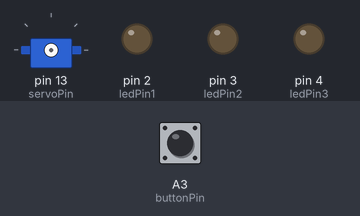
This sketch was run on a simulated Arduino Uno, built with avr-gcc and run on an emulated ATmega328P. Shown: servo, output pins drawn as LEDs (lit = HIGH). The test bench sets the inputs (shaded band); at power-on: A3 (buttonPin) LOW.

Above: at 1.2 s.
1.3 s: A3 (buttonPin) pulled HIGH for 0.15 s
At 2.6 s:
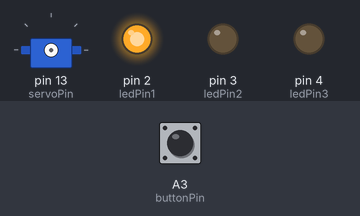
At 4.7 s:
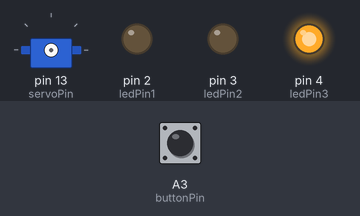
7.3 s: A3 (buttonPin) pulled HIGH for 3.2 s
At 13.1 s:
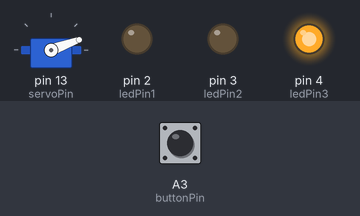
Timing chart, 0 to 15.3 s (numbered marks = the images above; inputs shaded):
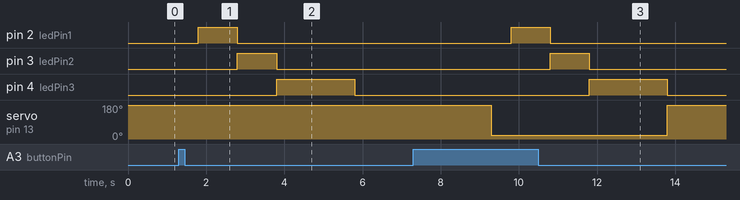

Measured:
- after the input at 1.3 s, pin 2 (ledPin1): LOW → HIGH after 0.50 s, → LOW 1.0 s later; pin 3 (ledPin2): LOW → HIGH after 1.5 s, → LOW 1.0 s later; pin 4 (ledPin3): LOW → HIGH after 2.5 s, → LOW 2.0 s later
- after the input at 7.3 s, pin 2 (ledPin1): LOW → HIGH after 2.5 s, → LOW 1.0 s later; pin 3 (ledPin2): LOW → HIGH after 3.5 s, → LOW 1.0 s later; pin 4 (ledPin3): LOW → HIGH after 4.5 s, → LOW 2.0 s later; servo on pin 13 (servoPin): 180° → 20° after 2.0 s, → 180° 4.5 s later

The sketch:

servo_button_lights.ino
```cpp
#include <Servo.h>
Servo myservo;
/**********************************/
int ledPin1 = 2;
int ledPin2 = 3;
int ledPin3 = 4;

const int buttonPin = A3;
const int servoPin = 13;
int buttonState = 0;
int pressed = 0;


/**********************************/
void setup(){
  pinMode(buttonPin,INPUT);
 pinMode(ledPin1,OUTPUT);
 pinMode(ledPin2,OUTPUT);
 pinMode(ledPin3,OUTPUT);
}
/**********************************/

void loop(){
  buttonState = digitalRead(buttonPin);

  if (buttonState ==  HIGH){


        pressed++;
        delay(500);

   }

  if(pressed == 1){
     digitalWrite(ledPin1,HIGH);
     delay(1000);
     digitalWrite(ledPin1,LOW);
     digitalWrite(ledPin2,HIGH);
     delay(1000);
     digitalWrite(ledPin2,LOW);
     digitalWrite(ledPin3,HIGH);
     delay(2000);
     digitalWrite(ledPin3,LOW);
      myservo.attach(servoPin);
      myservo.write(180);
      delay(3000);
      pressed++;
    }
  if (pressed == 3){
    myservo.attach(servoPin);
    myservo.write(20);
    pressed = 0;
  }
}


/************************************/
```
